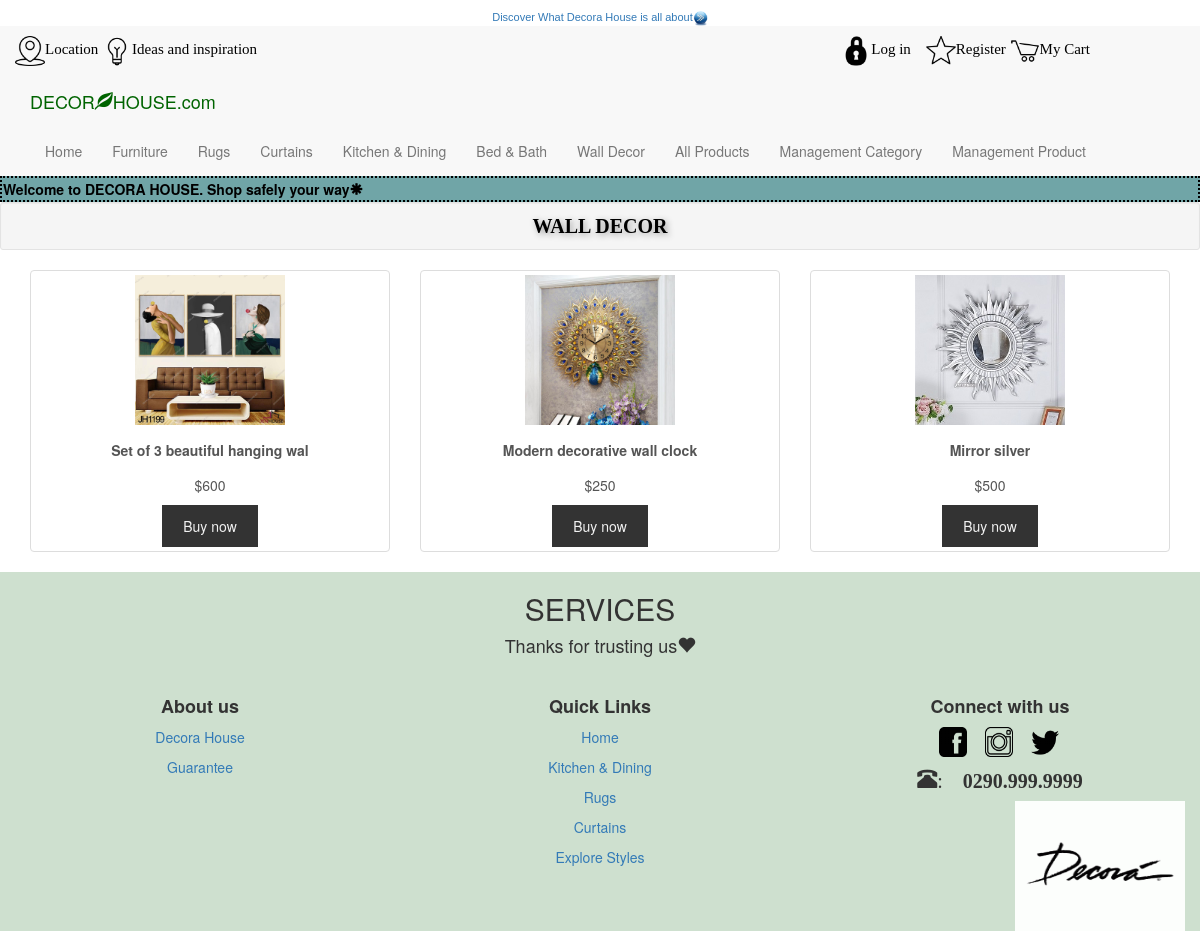
/?page=wall-decor, run on the app's committed database.
### tables this page shows
CREATE TABLE `product` (
  `Product_ID` varchar(10) NOT NULL,
  `Product_Name` varchar(30) NOT NULL,
  `Price` bigint(20) NOT NULL,
  `oldPrice` decimal(12,2) NOT NULL,
  `SmallDesc` varchar(1000) NOT NULL,
  `DetailDesc` text NOT NULL,
  `ProDate` datetime NOT NULL,
  `Pro_qty` int(11) NOT NULL,
  `Pro_image` varchar(200) NOT NULL,
  `Cat_ID` varchar(10) NOT NULL
);

### Wall-Decor.php (the view, shortened to what this page needs)
<div class="well well-sm" id="best_seller">WALL DECOR</div>
<div class="bg-1">
  <div class="container">
    <div class="row text-center">
      <?php
        $result = mysqli_query($conn, "SELECT * FROM product where Cat_ID ='C006'");
          while($row = mysqli_fetch_array($result, MYSQLI_ASSOC)){
      ?>
        <div class="col-sm-4">
          <div class="thumbnail">
            <img id="furniture" src="images/<?php echo $row['Pro_image']?>">
            <p><strong><?php echo $row['Product_Name']?></strong></p>
            <p>$<?php echo $row['Price']?></p>
            <button class="btn">Buy now</button>
          </div>
        </div>
      <?php
        }
      ?>
    </div>
  </div>
</div>

### format.css (style rules this page uses)
.thumbnail p { margin-top: 15px; color: #555; }
.thumbnail img { width: 250px; height: 160px; transition: width 2s, height 2s, box-shadow 2s; -o-transition: width 2s, height 2s, box-shadow 2s; -ms-transition: width 2s, height 2s, box-shadow 2s; -moz-transition: width 2s, height 2s, box-shadow 2s; -webkit-transition: width 2s, height 2s, box-shadow 2s;; }
.btn { padding: 10px 20px; background-color: #333; color: #f1f1f1; border-radius: 0; transition: .2s; }
#best_seller { text-align: center; text-shadow: 2px 2px 6px #999; font-weight: bold; font-family: Georgia; color: rgb(0, 0, 0); font-size: 20px; }
#furniture { width: 150px; height: 150px; }

### data on the page
product: Pro_image (picture), Product_Name "Set of 3 beautiful hanging wal", Price "600"
product: Pro_image (picture), Product_Name "Modern decorative wall clock", Price "250"
product: Pro_image (picture), Product_Name "Mirror silver", Price "500"
